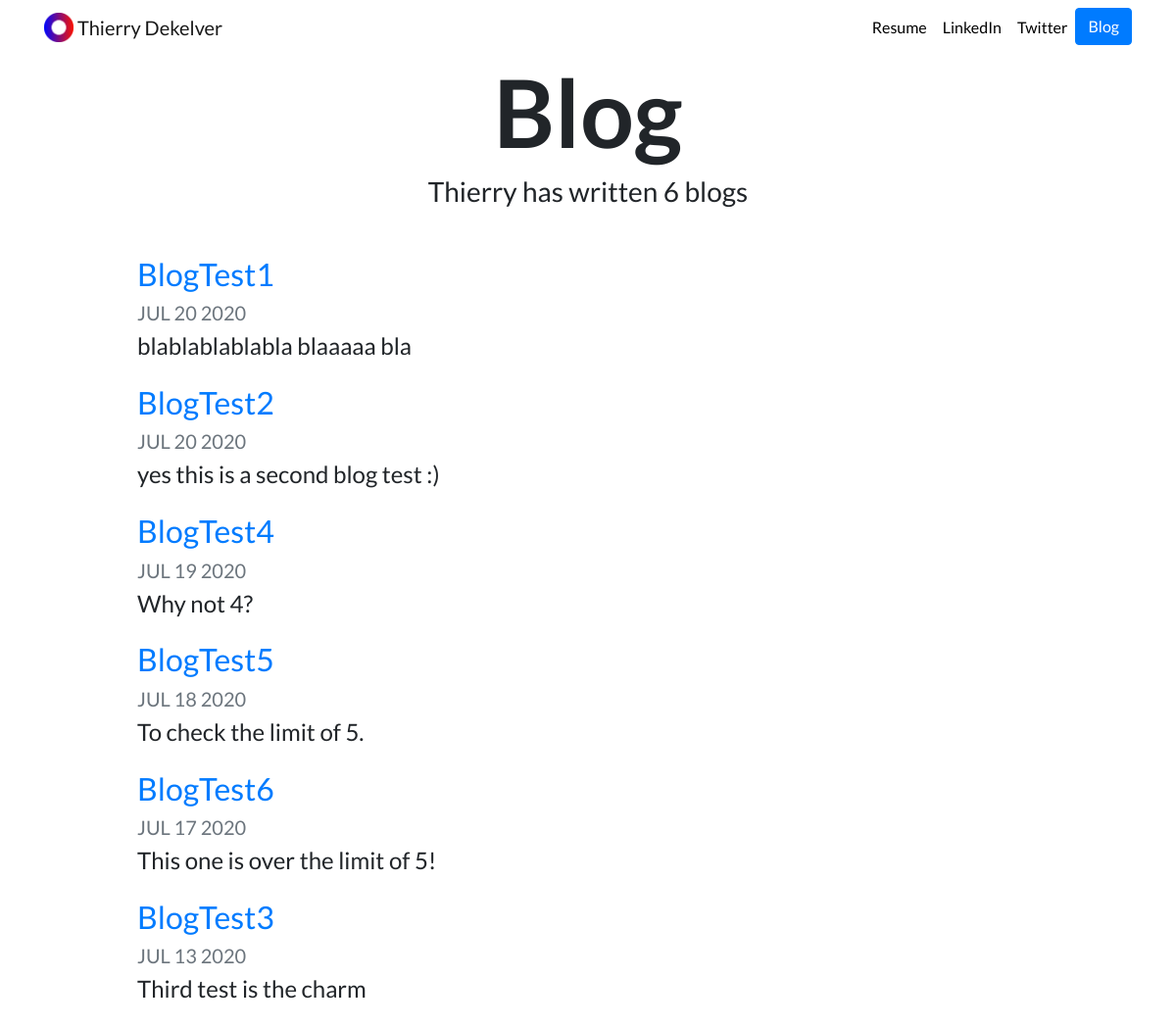
Screenshot of /blog/ with the database file from the repository.
### blog/models.py (models this page shows, shortened)
class Blog(models.Model):
	title = models.CharField(max_length=200)
	description = models.TextField()
	date = models.DateField()

### blog/views.py (the view)
# urls.py: path('', views.all_blogs, name='all_blogs'),
def all_blogs(request):
	blogs = Blog.objects.order_by('-date')
	return render(request, 'blog/all_blogs.html', {'blogs':blogs})

### blog/templates/blog/all_blogs.html
{% extends "portfolio/base.html" %}
{% load static %}
{% block content %}
<h1 id="blogtitle" class="font-weight-bold text-center">Blog</h1>
<h3 class="text-center mb-5">Thierry has written {{ blogs.count }} blog{{ blogs.count|pluralize }}</h3>
{% for blog in blogs %}
<div class="row justify-content-center my-3">
  <div class="col-md-10">
    <a href="{% url 'blog:detail' blog.id %}">
      <h2>{{ blog.title }}</h2>
    </a>
    <h5 class="text-muted">{{ blog.date|date:'M d Y'|upper }}</h5>
    <h4>{{ blog.description|striptags|truncatechars:100 }}</h4>
  </div>
</div>
{% endfor %}
{% endblock %}

### portfolio/static/portfolio/custom.css (style rules this page uses)
body { font-family: 'Lato', sans-serif; }
#blogtitle { font-size: 6rem; }

### rows the page displays
Blog: title "BlogTest1", date "JUL 20 2020", description "blablablablabla blaaaaa bla"
Blog: title "BlogTest2", date "JUL 20 2020", description "yes this is a second blog test :)"
Blog: title "BlogTest4", date "JUL 19 2020", description "Why not 4?"
Blog: title "BlogTest5", date "JUL 18 2020", description "To check the limit of 5."
Blog: title "BlogTest6", date "JUL 17 2020", description "This one is over the limit of 5!"
Blog: title "BlogTest3", date "JUL 13 2020", description "Third test is the charm"

### other values shown
{{ blogs.count }} "6"
